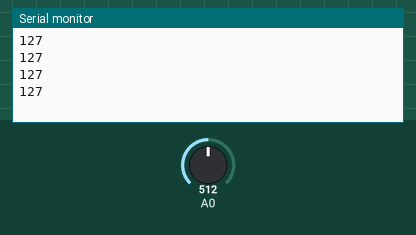
This sketch was run on a simulated Arduino Uno, built with avr-gcc and run on an emulated ATmega328P. Parts: the last lines printed to the serial monitor. Inputs (shaded band) come from the test bench; at power-on: A0 = 512.

Above: at 1.2 s.
1.3 s: A0 set to 716
At 1.71 s:
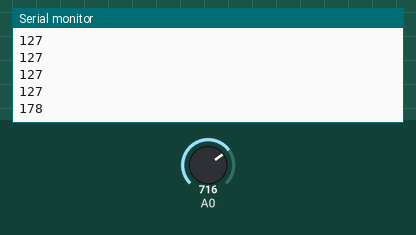
2.8 s: A0 set to 900
At 2.91 s:
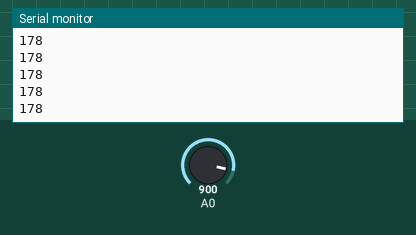
Timing chart, 0 to 5.8 s (numbered marks = the images above; inputs shaded):
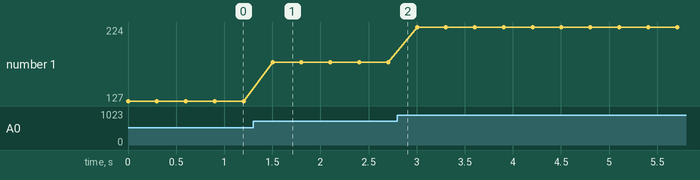

The sketch:

Sensor_2.ino
```cpp
#define sensor A0

void setup() {
  Serial.begin(9600);
}

void loop() {
  Serial.println(map(analogRead(0), 0, 1024, 0, 255));
  delay(300);
}
```

Measured:
- after the input at 1.3 s, the serial monitor: prints a new line after 0.20 s (image 1)
- plotted number 1: 127 → 178 after the input at 1.3 s, 178 → 224 after the input at 2.8 s
